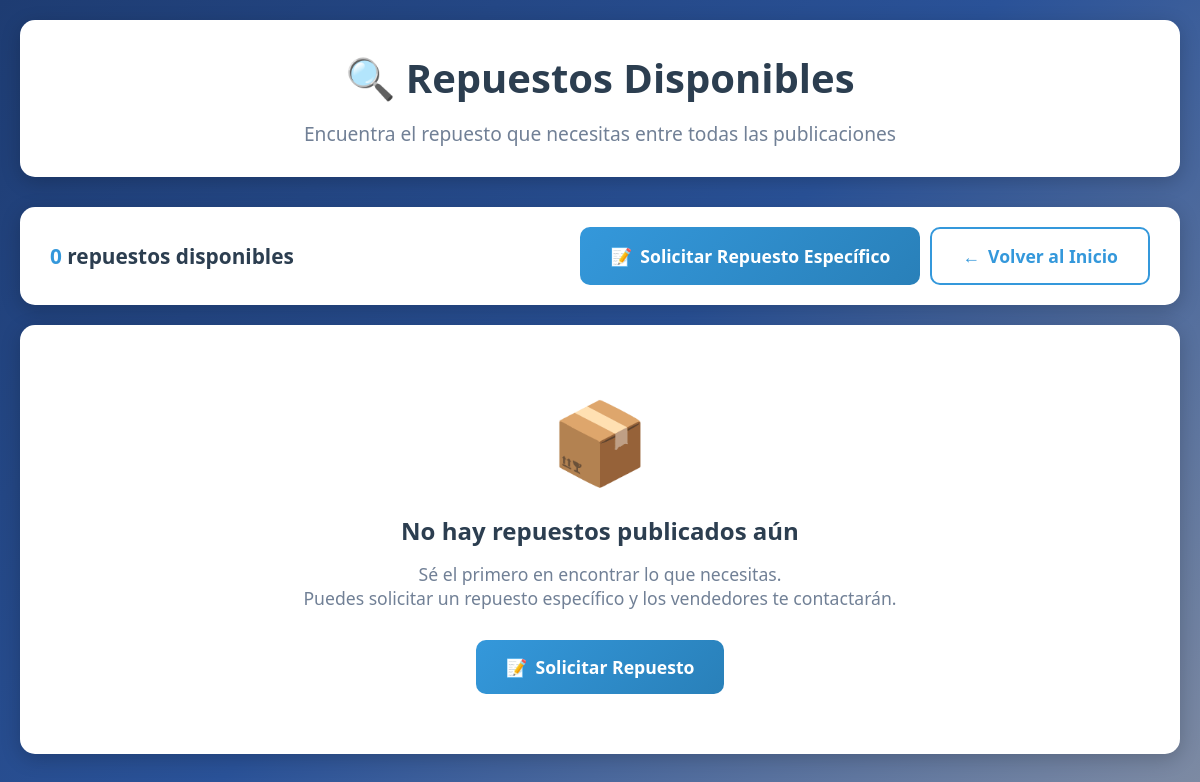
/comprar/listado-repuestos/, run on an earlier commit of the app's database.
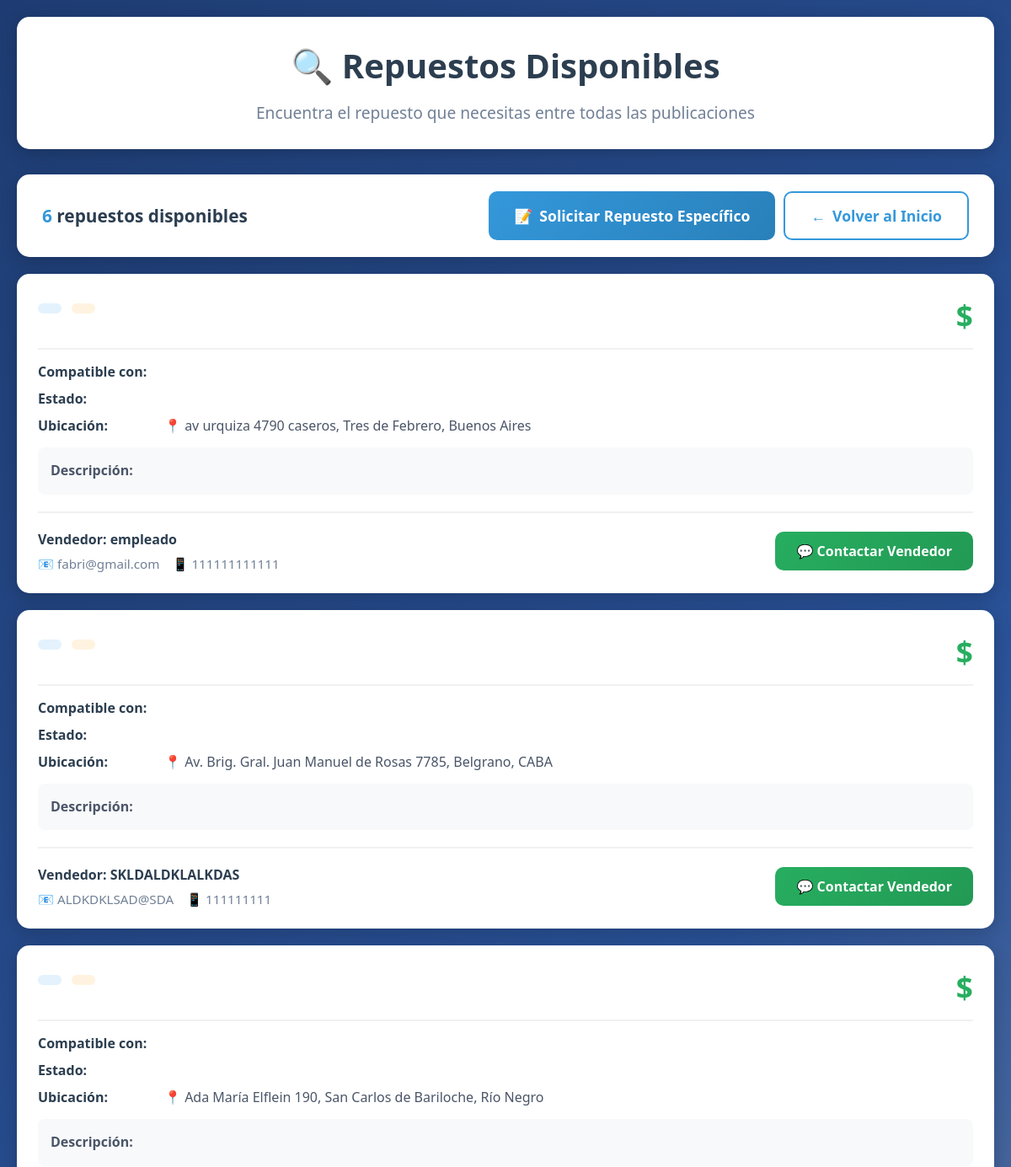
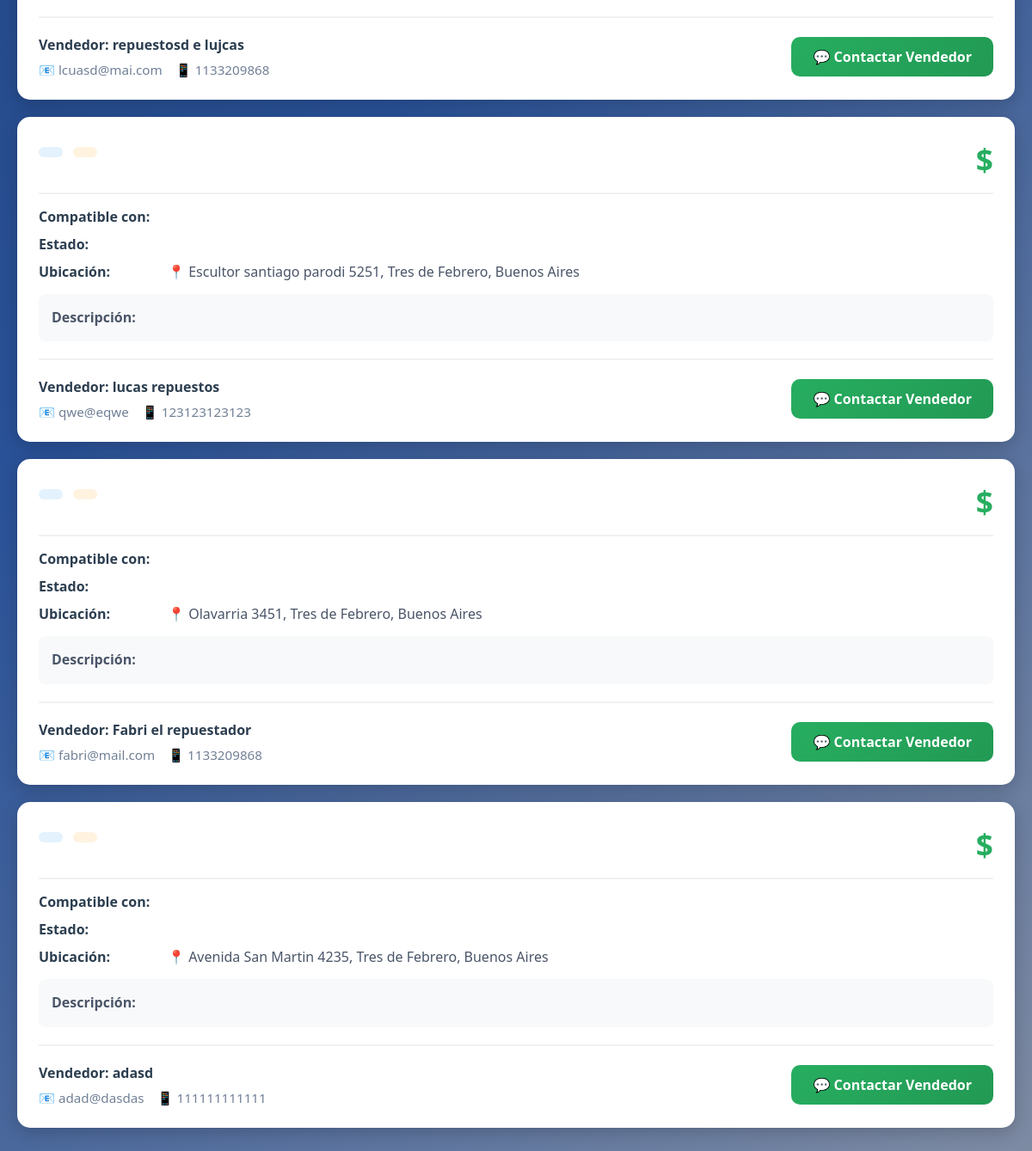
And on a later commit of the database (2 pictures, top to bottom).
### core/models.py (models this page shows, shortened)
class PublicacionVenta(models.Model):
    ESTADO_CHOICES = [
        ('nuevo', 'Nuevo'),
        ('usado_excelente', 'Usado - Excelente'),
        ('usado_bueno', 'Usado - Bueno'),
        ('usado_regular', 'Usado - Regular'),
    ]
    nombre_vendedor = models.CharField(max_length=200, verbose_name="Nombre del Vendedor")
    email_vendedor = models.EmailField(verbose_name="Email")
    telefono_vendedor = models.CharField(max_length=20, verbose_name="Teléfono")
    zona = models.CharField(max_length=200, verbose_name="Zona/Provincia", blank=True, default='')
    localidad = models.CharField(max_length=200, verbose_name="Localidad", blank=True, default='')
    direccion = models.CharField(max_length=300, verbose_name="Dirección", blank=True, default='')
    ubicacion = models.CharField(max_length=200, verbose_name="Ubicación", blank=True, default='')
    latitud = models.DecimalField(max_digits=10, decimal_places=7, verbose_name="Latitud", null=True, blank=True)
    longitud = models.DecimalField(max_digits=10, decimal_places=7, verbose_name="Longitud", null=True, blank=True)
    fecha_publicacion = models.DateTimeField(auto_now_add=True)
    disponible = models.BooleanField(default=True)
    vistas = models.IntegerField(default=0)
    class Meta:
        verbose_name = "Publicación de Venta"
        verbose_name_plural = "Publicaciones de Venta"
        ordering = ['-fecha_publicacion']

### quiero_comprar/views.py (the view)
# urls.py: path('listado-repuestos/', views.listado_repuestos, name='listado_repuestos'),
def listado_repuestos(request):
    try:
        repuestos = PublicacionVenta.objects.filter(disponible=True)
        context = {
            'repuestos': repuestos,
            'total_repuestos': repuestos.count()
        }
        return render(request, 'listado_repuestos.html', context)
    except Exception as e:
        print(f"[ERROR] Error al cargar repuestos: {str(e)}")
        import traceback
        traceback.print_exc()
        messages.error(request, f'Error al cargar los repuestos: {str(e)}')
        context = {
            'repuestos': [],
            'total_repuestos': 0
        }
        return render(request, 'listado_repuestos.html', context)

### quiero_comprar/templates/listado_repuestos.html (shortened to what this page needs)
{% load static %}
<!DOCTYPE html>
<html lang="es">
<head>
    <link rel="stylesheet" href="{% static 'quiero_comprar/listado_repuestos.css' %}">
</head>
<body>
    <div class="container">
        <div class="header">
            <h1>🔍 Repuestos Disponibles</h1>
            <p>Encuentra el repuesto que necesitas entre todas las publicaciones</p>
        </div>
        <div class="action-bar">
            <div class="results-count">
                <span>{{ total_repuestos }}</span> repuesto{{ total_repuestos|pluralize }} disponible{{ total_repuestos|pluralize }}
            </div>
            <div style="display: flex; gap: 10px; flex-wrap: wrap;">
                <a href="{% url 'quiero_comprar' %}" class="btn-action">
                    <span>📝</span>
                    Solicitar Repuesto Específico
                </a>
                <a href="{% url 'index' %}" class="btn-action btn-secondary">
                    <span>←</span>
                    Volver al Inicio
                </a>
            </div>
        </div>
        {% if repuestos %}
            {% for repuesto in repuestos %}
            <div class="repuesto-card">
                <div class="card-header">
                    <div class="card-title">
                        <div>
                            <span class="card-badge badge-categoria">{{ repuesto.get_categoria_display }}</span>
                            {% if repuesto.estado == 'nuevo' %}
                                <span class="card-badge badge-nuevo">✨ Nuevo</span>
                            {% else %}
                                <span class="card-badge badge-usado">{{ repuesto.get_estado_display }}</span>
                            {% endif %}
                        </div>
                    </div>
                    <div class="price">${{ repuesto.precio }}</div>
                </div>
                <div class="card-body">
                    <div class="detail-row">
                        <span class="detail-label">Compatible con:</span>
                    </div>
                    <div class="detail-row">
                        <span class="detail-label">Estado:</span>
                    </div>
                    <div class="detail-row">
                        <span class="detail-label">Ubicación:</span>
                        <span>📍 {{ repuesto.ubicacion }}</span>
                    </div>
                    <div class="descripcion">
                        <strong>Descripción:</strong><br>
                    </div>
                </div>
                <div class="card-footer">
                    <div class="vendedor-info">
                        <h4>Vendedor: {{ repuesto.nombre_vendedor }}</h4>
                        <div class="contacto">
                            <span class="contacto-item">📧 {{ repuesto.email_vendedor }}</span>
                            <span class="contacto-item">📱 {{ repuesto.telefono_vendedor }}</span>
                        </div>
                    </div>
                    <a href="mailto:{{ repuesto.email_vendedor }}?subject=Consulta sobre {{ repuesto.titulo }}" class="btn-contactar">
                        💬 Contactar Vendedor
                    </a>
                </div>
            </div>
            {% endfor %}
        {% else %}
            <div class="no-results">
                <div class="no-results-icon">📦</div>
                <h2>No hay repuestos publicados aún</h2>
                <p>Sé el primero en encontrar lo que necesitas.<br>Puedes solicitar un repuesto específico y los vendedores te contactarán.</p>
                <a href="{% url 'quiero_comprar' %}" class="btn-action" style="display: inline-flex;">
                    <span>📝</span>
                    Solicitar Repuesto
                </a>
            </div>
        {% endif %}
    </div>
</body>
</html>

### quiero_comprar/static/quiero_comprar/listado_repuestos.css (style rules this page uses)
* { margin: 0; padding: 0; box-sizing: border-box; }
body { font-family: 'Segoe UI', Tahoma, Geneva, Verdana, sans-serif; background: linear-gradient(135deg, #1e3c72 0%, #2a5298 50%, #7e8ba3 100%); min-height: 100vh; padding: 20px; }
.container { max-width: 1200px; margin: 0 auto; }
.header { background: white; border-radius: 15px; padding: 30px; margin-bottom: 30px; box-shadow: 0 5px 20px rgba(0, 0, 0, 0.2); text-align: center; }
.header h1 { color: #2c3e50; margin-bottom: 15px; font-size: 2.5em; }
.header p { color: #718096; font-size: 1.2em; }
.action-bar { background: white; border-radius: 15px; padding: 20px 30px; margin-bottom: 20px; display: flex; justify-content: space-between; align-items: center; box-shadow: 0 5px 20px rgba(0, 0, 0, 0.2); flex-wrap: wrap; gap: 15px; }
.results-count { font-size: 1.3em; color: #2c3e50; font-weight: 600; }
.results-count span { color: #3498db; }
.btn-action { background: linear-gradient(135deg, #3498db 0%, #2980b9 100%); color: white; padding: 15px 30px; border: none; border-radius: 10px; font-size: 1.1em; font-weight: 600; cursor: pointer; transition: all 0.3s; text-decoration: none; display: inline-flex; align-items: center; gap: 8px; }
.btn-secondary { background: white; color: #3498db; border: 2px solid #3498db; }
.repuesto-card { background: white; border-radius: 15px; padding: 25px; margin-bottom: 20px; box-shadow: 0 5px 20px rgba(0, 0, 0, 0.2); transition: transform 0.3s, box-shadow 0.3s; }
.card-header { display: flex; justify-content: space-between; align-items: start; margin-bottom: 15px; padding-bottom: 15px; border-bottom: 2px solid #f1f1f1; }
.card-badge { display: inline-block; padding: 6px 14px; border-radius: 20px; font-size: 0.85em; font-weight: 600; margin-right: 8px; margin-bottom: 5px; }
.badge-categoria { background: #e3f2fd; color: #1976d2; }
.badge-usado { background: #fff3e0; color: #ef6c00; }
.price { font-size: 2.2em; color: #27ae60; font-weight: 700; text-align: right; }
.card-body { margin-bottom: 20px; }
.detail-row { display: flex; margin: 10px 0; color: #4a5568; }
.detail-label { font-weight: 600; min-width: 150px; color: #2c3e50; }
.descripcion { background: #f8f9fa; padding: 15px; border-radius: 8px; margin-top: 15px; line-height: 1.6; color: #4a5568; }
.card-footer { display: flex; justify-content: space-between; align-items: center; padding-top: 20px; border-top: 2px solid #f1f1f1; flex-wrap: wrap; gap: 15px; }
.vendedor-info h4 { color: #2c3e50; margin-bottom: 8px; }
.contacto { display: flex; gap: 15px; flex-wrap: wrap; }
.contacto-item { display: flex; align-items: center; gap: 5px; color: #718096; font-size: 0.95em; }
.btn-contactar { background: linear-gradient(135deg, #27ae60 0%, #229954 100%); color: white; padding: 12px 25px; border: none; border-radius: 10px; font-size: 1em; font-weight: 600; cursor: pointer; transition: all 0.3s; text-decoration: none; display: inline-block; }

What changed in the data, as far as the page shows it:
added PublicacionVenta: ubicacion "av urquiza 4790 caseros, Tres de Febrero, Buenos Aires", nombre_vendedor "empleado", email_vendedor "fabri@gmail.com", telefono_vendedor "111111111111"
added PublicacionVenta: ubicacion "Av. Brig. Gral. Juan Manuel de Rosas 7785, Belgrano, CABA", nombre_vendedor "SKLDALDKLALKDAS", email_vendedor "ALDKDKLSAD@SDA", telefono_vendedor "111111111"
added PublicacionVenta: ubicacion "Ada María Elflein 190, San Carlos de Bariloche, Río Negro", nombre_vendedor "repuestosd e lujcas", email_vendedor "lcuasd@mai.com", telefono_vendedor "1133209868"
added PublicacionVenta: ubicacion "Escultor santiago parodi 5251, Tres de Febrero, Buenos Aires", nombre_vendedor "lucas repuestos", email_vendedor "qwe@eqwe", telefono_vendedor "123123123123"
added PublicacionVenta: ubicacion "Olavarria 3451, Tres de Febrero, Buenos Aires", nombre_vendedor "Fabri el repuestador", email_vendedor "fabri@mail.com", telefono_vendedor "1133209868"
added PublicacionVenta: ubicacion "Avenida San Martin 4235, Tres de Febrero, Buenos Aires", nombre_vendedor "adasd", email_vendedor "adad@dasdas", telefono_vendedor "111111111111"
Also different on the page:
{{ total_repuestos }}: "0" → "6"
text no longer shown: "📦 No hay repuestos publicados aún Sé el primero en encontrar lo que necesitas. Puedes solicitar un repuesto específico y los vendedores te contactarán. 📝 Solicitar Repuesto"
